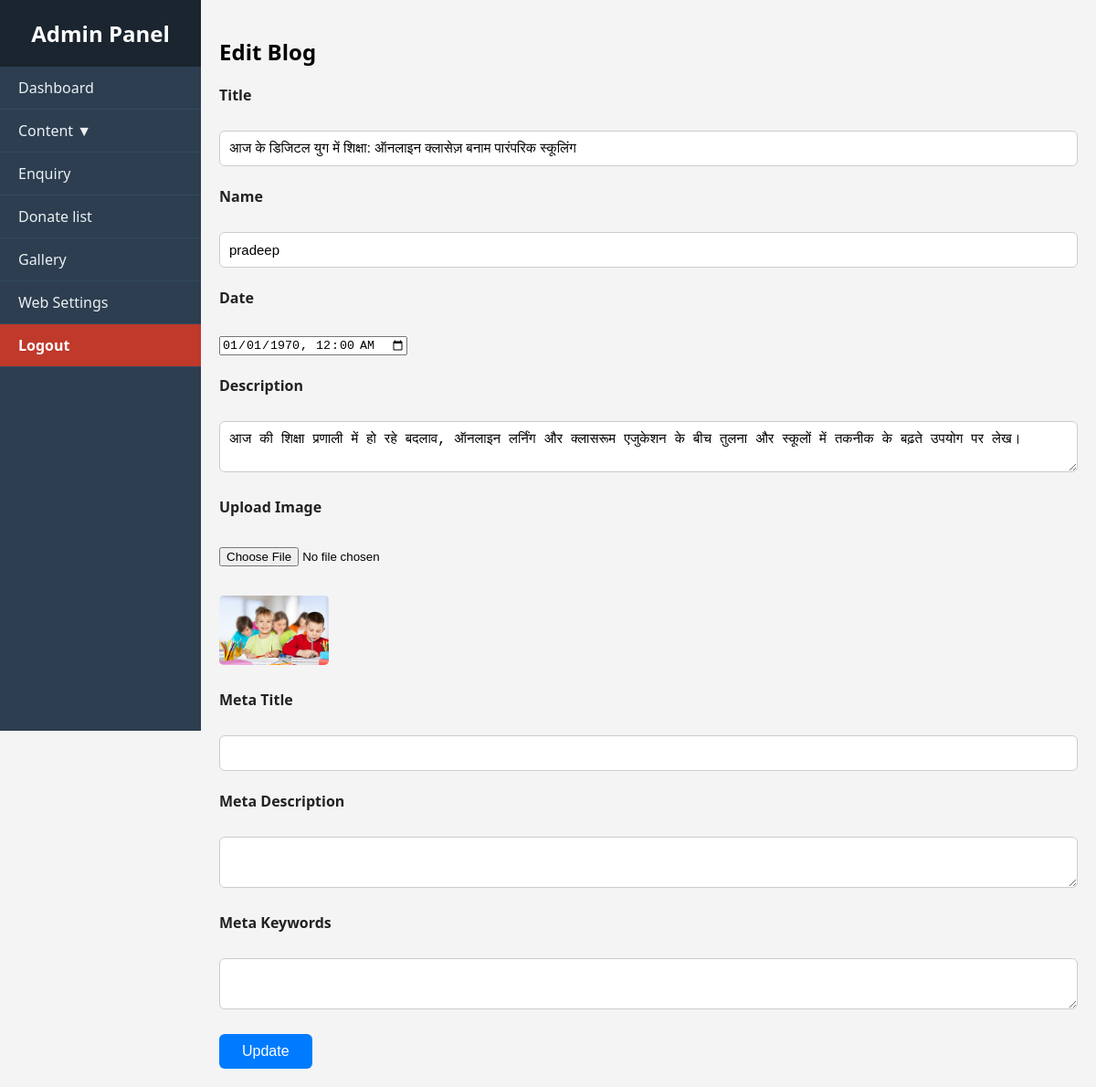
Page /admin/blog.php?edit=10 on the committed database.
### tables this page shows
CREATE TABLE `blog` (
  `id` int(11) NOT NULL,
  `title` varchar(255) DEFAULT NULL,
  `description` text DEFAULT NULL,
  `image` varchar(255) DEFAULT NULL,
  `meta_title` varchar(255) DEFAULT NULL,
  `meta_description` text DEFAULT NULL,
  `meta_keywords` text DEFAULT NULL,
  `created_at` datetime DEFAULT current_timestamp(),
  `name` varchar(255) NOT NULL,
  `date` varchar(255) NOT NULL
);

### admin/blog.php (the view, shortened to what this page needs)
<?php
include 'db.php';
include 'header.php';
$id = "";
$title = "";
$name = "";
$date = date('Y-m-d H:i:s');
$description = "";
$image = "";
$meta_title = "";
$meta_description = "";
$meta_keywords = "";
if (isset($_GET['edit'])) {
    $id = (int)$_GET['edit'];
    $result = $conn->query("SELECT * FROM blog WHERE id=$id");
    if ($result->num_rows > 0) {
        $row = $result->fetch_assoc();
        $title = $row['title'];
        $name = $row['name'];
        $date = $row['date'];
        $description = $row['description'];
        $image = $row['image'];
        $meta_title = $row['meta_title'];
        $meta_description = $row['meta_description'];
        $meta_keywords = $row['meta_keywords'];
    }
}
?>
<h2><?= $id ? 'Edit' : 'Add' ?> Blog</h2>
<form method="post" enctype="multipart/form-data">
    <label>Title</label><br>
    <input type="text" name="title" value="<?= htmlspecialchars($title) ?>" required><br><br>
      <label>Name</label><br>
    <input type="text" name="name" value="<?= htmlspecialchars($name) ?>" ><br><br>
    <label>Date</label><br>
    <input type="datetime-local" name="date" value="<?= date('Y-m-d\TH:i', strtotime($date)) ?>" required><br><br>
    <label>Description</label><br>
    <textarea name="description" id="editor"><?= htmlspecialchars($description) ?></textarea><br><br>
    <label>Upload Image</label><br>
    <input type="file" name="image" accept="image/*" onchange="previewImage(event)"><br><br>
    <img id="preview" src="<?= $image ? 'uploads/' . htmlspecialchars($image) : '' ?>" width="120" style="margin-top: 10px; <?= $image ? '' : 'display:none;' ?>"><br><br>
    <label>Meta Title</label><br>
    <input type="text" name="meta_title" value="<?= htmlspecialchars($meta_title) ?>"><br><br>
    <label>Meta Description</label><br>
    <textarea name="meta_description" rows="2"><?= htmlspecialchars($meta_description) ?></textarea><br><br>
    <label>Meta Keywords</label><br>
    <textarea name="meta_keywords" rows="2"><?= htmlspecialchars($meta_keywords) ?></textarea><br><br>
    <button type="submit" name="save"><?= $id ? 'Update' : 'Save' ?></button>
</form>

### admin/header.php (style rules this page uses)
* { box-sizing: border-box; }
body { margin: 0; font-family: 'Segoe UI', sans-serif; background-color: #f4f4f4; }

### admin/blog.php (style rules this page uses)
label { display: block; margin-bottom: 6px; font-weight: 600; color: #222; }
input[type="text"], textarea { width: 100%; padding: 10px; font-size: 15px; border: 1px solid #ccc; border-radius: 6px; resize: vertical; }
input[type="file"] { margin-top: 5px; }
button { padding: 10px 25px; background-color: #007bff; color: white; font-size: 16px; border: none; border-radius: 6px; cursor: pointer; }
#preview { margin-top: 10px; border-radius: 5px; }

### rows in the picture
blog: title "आज के डिजिटल युग में शिक्षा: ऑनलाइन क्लासेज़ बनाम पारंपरिक स्कूलिंग", name "pradeep", date "01/01/1970 00:00", description "आज की शिक्षा प्रणाली में हो रहे बदलाव, ऑनलाइन लर्निंग और क्लासरूम एजुकेशन के बीच तुलना और स्कूलों में तकनीक के बढ़ते उपयोग पर लेख।", image (picture)
